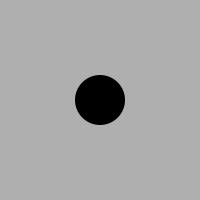
Frame 1 (no input)
Frame 60 (the mouse pressed at the canvas centre just before this capture): identical to frame 1, image omitted
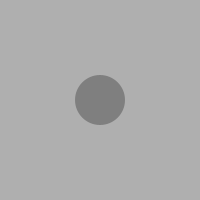
Frame 120 (the mouse held since frame 60 and released just before this capture)

The Processing sketch that drew these frames (run headless with seeded random() and noise(); from frame 60 on, the mouse is pressed at the canvas centre):

// Processing sketch: day_11
// ── day_11.pde
//day 11_1 Mapping Values

void setup(){
  size(200,200);
  noStroke();
}
void draw(){
  background(175);
  fill(mouseX);
  float cl = map(mouseX,0,width,0,255);
  fill(cl);
  println(mouseX,cl);
  ellipse(100,100,50,50);
}
